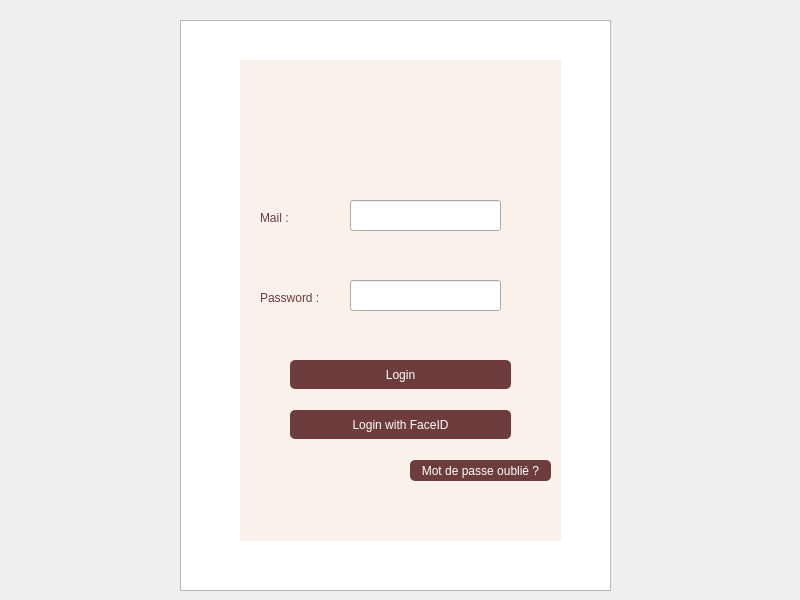
<?xml version="1.0" encoding="UTF-8"?>
<ui version="4.0">
 <class>Login</class>
 <widget class="QDialog" name="Login">
  <property name="geometry">
   <rect>
    <x>0</x>
    <y>0</y>
    <width>800</width>
    <height>600</height>
   </rect>
  </property>
  <property name="windowTitle">
   <string>login</string>
  </property>
  <widget class="QLineEdit" name="lineEdit_email">
   <property name="geometry">
    <rect>
     <x>350</x>
     <y>200</y>
     <width>151</width>
     <height>31</height>
    </rect>
   </property>
  </widget>
  <widget class="QListView" name="listView">
   <property name="geometry">
    <rect>
     <x>180</x>
     <y>20</y>
     <width>431</width>
     <height>571</height>
    </rect>
   </property>
   <property name="styleSheet">
    <string notr="true">ui-&gt;titleLabel-&gt;setStyleSheet(
    &quot;color: #FFB6A9;&quot;
    &quot;font-size: 20px;&quot;
    &quot;font-style: italic;&quot;
    &quot;font-weight: bold;&quot;
);

</string>
   </property>
  </widget>
  <widget class="QLineEdit" name="lineEdit_password">
   <property name="geometry">
    <rect>
     <x>350</x>
     <y>280</y>
     <width>151</width>
     <height>31</height>
    </rect>
   </property>
  </widget>
  <widget class="QLabel" name="label_2">
   <property name="geometry">
    <rect>
     <x>260</x>
     <y>290</y>
     <width>81</width>
     <height>16</height>
    </rect>
   </property>
   <property name="styleSheet">
    <string notr="true">QLabel{
	font: 700 12pt &quot;Segoe UI&quot;;
color: rgb(109, 60, 60);

}

</string>
   </property>
   <property name="text">
    <string>Password :</string>
   </property>
  </widget>
  <widget class="QPushButton" name="pushButton_login">
   <property name="geometry">
    <rect>
     <x>290</x>
     <y>360</y>
     <width>221</width>
     <height>29</height>
    </rect>
   </property>
   <property name="styleSheet">
    <string notr="true">QPushButton {
    background-color: #6D3C3C; /* Bleu */
    color: white; /* Texte en blanc */
    border-radius: 5px; /* Coins arrondis */
}</string>
   </property>
   <property name="text">
    <string>Login</string>
   </property>
  </widget>
  <widget class="QPushButton" name="pushButton_motDePasseOublie">
   <property name="geometry">
    <rect>
     <x>410</x>
     <y>460</y>
     <width>141</width>
     <height>21</height>
    </rect>
   </property>
   <property name="styleSheet">
    <string notr="true">QPushButton {
    background-color: #6D3C3C; /* Bleu */
    color: white; /* Texte en blanc */
    border-radius: 5px; /* Coins arrondis */
}</string>
   </property>
   <property name="text">
    <string>Mot de passe oublié ?</string>
   </property>
  </widget>
  <widget class="QWidget" name="widget" native="true">
   <property name="geometry">
    <rect>
     <x>240</x>
     <y>60</y>
     <width>321</width>
     <height>481</height>
    </rect>
   </property>
   <property name="styleSheet">
    <string notr="true">
background-color: #FAF2EA;
</string>
   </property>
   <widget class="QLabel" name="label_4">
    <property name="geometry">
     <rect>
      <x>20</x>
      <y>150</y>
      <width>61</width>
      <height>16</height>
     </rect>
    </property>
    <property name="styleSheet">
     <string notr="true">QLabel{
	font: 700 12pt &quot;Segoe UI&quot;;
color: rgb(109, 60, 60);

}

</string>
    </property>
    <property name="text">
     <string>Mail :</string>
    </property>
   </widget>
   <widget class="QPushButton" name="pushButton">
    <property name="geometry">
     <rect>
      <x>50</x>
      <y>350</y>
      <width>221</width>
      <height>29</height>
     </rect>
    </property>
    <property name="styleSheet">
     <string notr="true">QPushButton {
    background-color: #6D3C3C; /* Bleu */
    color: white; /* Texte en blanc */
    border-radius: 5px; /* Coins arrondis */
}</string>
    </property>
    <property name="text">
     <string>Login with FaceID</string>
    </property>
   </widget>
  </widget>
  <widget class="QLabel" name="label_3">
   <property name="geometry">
    <rect>
     <x>180</x>
     <y>20</y>
     <width>431</width>
     <height>571</height>
    </rect>
   </property>
   <property name="text">
    <string/>
   </property>
   <property name="pixmap">
    <pixmap resource="resources.qrc">:/WhatsApp Image 2025-05-07 at 10.57.34.jpeg</pixmap>
   </property>
  </widget>
  <zorder>listView</zorder>
  <zorder>label_3</zorder>
  <zorder>widget</zorder>
  <zorder>pushButton_motDePasseOublie</zorder>
  <zorder>pushButton_login</zorder>
  <zorder>lineEdit_password</zorder>
  <zorder>label_2</zorder>
  <zorder>lineEdit_email</zorder>
 </widget>
 <resources>
  <include location="resources.qrc"/>
 </resources>
 <connections/>
</ui>
